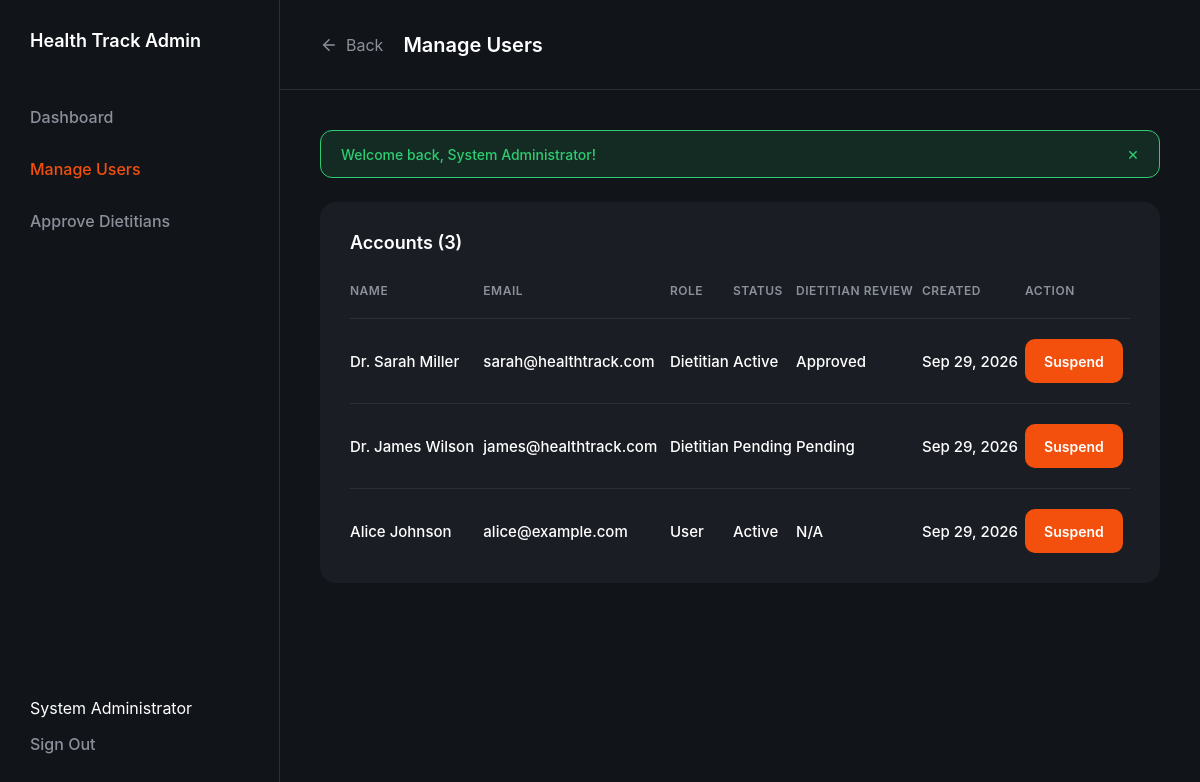
The page /admin/manage-users.php (signed in) on the database its author committed.
### tables this page shows
CREATE TABLE IF NOT EXISTS `users` (
    `id` INT AUTO_INCREMENT PRIMARY KEY,
    `name` VARCHAR(100) NOT NULL,
    `email` VARCHAR(150) NOT NULL UNIQUE,
    `password` VARCHAR(255) NOT NULL,
    `phone` VARCHAR(30) NULL,
    `role` ENUM('admin', 'dietitian', 'user') NOT NULL DEFAULT 'user',
    `status` ENUM('active', 'inactive', 'suspended', 'pending') NOT NULL DEFAULT 'active',
    `created_at` TIMESTAMP DEFAULT CURRENT_TIMESTAMP,
    `updated_at` TIMESTAMP DEFAULT CURRENT_TIMESTAMP ON UPDATE CURRENT_TIMESTAMP,
    INDEX `idx_role` (`role`),
    INDEX `idx_status` (`status`)
);

CREATE TABLE IF NOT EXISTS `dietitian_profiles` (
    `id` INT AUTO_INCREMENT PRIMARY KEY,
    `user_id` INT NOT NULL UNIQUE,
    `qualification` VARCHAR(255) NULL,
    `certification` VARCHAR(255) NULL,
    `experience` INT NULL DEFAULT 0,
    `specialization` VARCHAR(255) NULL,
    `approval_status` ENUM('pending', 'approved', 'rejected') NOT NULL DEFAULT 'pending',
    `rejection_reason` TEXT NULL,
    `created_at` TIMESTAMP DEFAULT CURRENT_TIMESTAMP,
    `updated_at` TIMESTAMP DEFAULT CURRENT_TIMESTAMP ON UPDATE CURRENT_TIMESTAMP,
    FOREIGN KEY (`user_id`) REFERENCES `users`(`id`) ON DELETE CASCADE
);

### includes/auth.php (called while the page is built, shortened)
<?php
require_once __DIR__ . '/functions.php';
function isLoggedIn(): bool {
    return isset($_SESSION['user_id']) && !empty($_SESSION['user_id']);
}
function getCurrentUser(): ?array {
    static $currentUser = null;
    if ($currentUser === null) {
        $pdo = getDBConnection();
        $stmt = $pdo->prepare("SELECT id, name, email, phone, role, status FROM users WHERE id = :id LIMIT 1");
        $stmt->execute(['id' => $_SESSION['user_id']]);
        $user = $stmt->fetch();
        $currentUser = $user;
    }
    return $currentUser;
}
function requireRole($allowedRoles): void {
    $user = getCurrentUser();
}

### admin/manage-users.php (the view, shortened to what this page needs)
<?php
require_once __DIR__ . '/../includes/auth.php';
requireRole('admin');
$currentUser = getCurrentUser();
$pdo = getDBConnection();
$users = $pdo->query(
    "SELECT u.id, u.name, u.email, u.role, u.status, u.created_at, d.approval_status
     FROM users u LEFT JOIN dietitian_profiles d ON d.user_id = u.id
     WHERE u.role <> 'admin' ORDER BY u.created_at DESC"
)->fetchAll();
?>
<!DOCTYPE html>
<html lang="en">
<head>
    <link rel="stylesheet" href="../dashboard.css">
</head>
<body>
    <div class="dashboard-layout">
        <aside class="sidebar">
            <div class="sidebar-header"><span class="logo-text-small">Health Track Admin</span></div>
            <nav class="sidebar-nav">
                <a href="dashboard.php" class="nav-link">Dashboard</a>
                <a href="manage-users.php" class="nav-link active">Manage Users</a>
                <a href="approve-dietitians.php" class="nav-link">Approve Dietitians</a>
            </nav>
            <div class="sidebar-footer"><div><?= e($currentUser['name']) ?></div><a href="../logout.php" class="nav-link sign-out">Sign Out</a></div>
        </aside>
        <main class="main-content">
            <header class="top-header"><?php renderBackButton('dashboard.php'); ?><h1 class="header-title">Manage Users</h1></header>
            <div class="content-wrapper">
                <div class="form-card">
                    <h2 class="card-title">Accounts (<?= count($users) ?>)</h2>
                    <div style="overflow-x:auto;"><table class="report-table">
                        <thead><tr><th>Name</th><th>Email</th><th>Role</th><th>Status</th><th>Dietitian review</th><th>Created</th><th>Action</th></tr></thead>
                        <tbody><?php foreach ($users as $user): ?>
                            <tr><td><?= e($user['name']) ?></td><td><?= e($user['email']) ?></td><td><?= e(ucfirst($user['role'])) ?></td>
                                <td><?= e(ucfirst($user['status'])) ?></td><td><?= e($user['approval_status'] ? ucfirst($user['approval_status']) : 'N/A') ?></td>
                                <td><?= e(date('M j, Y', strtotime($user['created_at']))) ?></td><td>
                                    <form method="post" action="manage-users.php">
                                        <?php if ($user['status'] === 'suspended'): ?>
                                            <button class="primary-btn" type="submit" name="status" value="active" <?= $user['role'] === 'dietitian' && $user['approval_status'] !== 'approved' ? 'disabled title="Application must be approved first"' : '' ?>>Activate</button>
                                        <?php else: ?>
                                            <button class="primary-btn" type="submit" name="status" value="suspended">Suspend</button>
                                        <?php endif; ?>
                                    </form>
                                </td>
                            </tr>
                        <?php endforeach; ?></tbody>
                    </table></div>
                </div>
            </div>
        </main>
    </div>
</body>
</html>

### dashboard.css (style rules this page uses)
* { margin: 0; padding: 0; box-sizing: border-box; font-family: 'Inter', sans-serif; }
:root { --bg-dark: #111419; --sidebar-bg: #111419; --card-bg: #1A1D24; --input-bg: #222731; --primary-orange: #f2500c; --text-light: #ffffff; --text-muted: #8c909a; --border-color: #2a2f3a; --sidebar-border: #2a2f3a; }
body { background-color: var(--bg-dark); color: var(--text-light); }
.dashboard-layout { display: flex; min-height: 100vh; }
.sidebar { width: 280px; background-color: var(--sidebar-bg); border-right: 1px solid var(--sidebar-border); display: flex; flex-direction: column; padding: 30px 0; }
.sidebar-header { padding: 0 30px; margin-bottom: 40px; }
.logo-text-small { font-size: 18px; font-weight: 600; color: var(--text-light); }
.sidebar-nav { display: flex; flex-direction: column; flex: 1; }
.nav-link { padding: 16px 30px; color: var(--text-muted); text-decoration: none; font-size: 16px; font-weight: 500; transition: all 0.2s; display: flex; align-items: center; gap: 12px; }
.nav-link.active { color: var(--primary-orange); }
.sidebar-footer { padding: 0 30px; }
.sign-out { padding: 16px 0; color: var(--text-muted); }
.main-content { flex: 1; display: flex; flex-direction: column; }
.top-header { height: 90px; display: flex; align-items: center; padding: 0 40px; border-bottom: 1px solid var(--sidebar-border); }
.header-title { font-size: 20px; font-weight: 600; }
.content-wrapper { padding: 40px; max-width: 1000px; }
.form-card { background-color: var(--card-bg); border-radius: 16px; padding: 30px; margin-bottom: 30px; }
.card-title { font-size: 18px; font-weight: 600; margin-bottom: 30px; }
.primary-btn { display: inline-flex; align-items: center; justify-content: center; min-height: 44px; padding: 10px 18px; background-color: var(--primary-orange); color: var(--text-light); border: 1px solid transparent; border-radius: 10px; font-size: 14px; font-weight: 600; cursor: pointer; transition: background-color 0.2s, border-color 0.2s; }
.report-table { width: 100%; border-collapse: collapse; text-align: left; }
.report-table th { color: var(--text-muted); font-size: 12px; font-weight: 600; text-transform: uppercase; letter-spacing: 0.5px; padding-bottom: 20px; border-bottom: 1px solid var(--sidebar-border); }
.report-table td { padding: 20px 0; font-size: 15px; font-weight: 500; color: var(--text-light); border-bottom: 1px solid var(--sidebar-border); }
.report-table tr:last-child td { border-bottom: none; padding-bottom: 0; }

### rows shown on the page
users: name "System Administrator"
dietitian_profiles: user.name "Dr. Sarah Miller", user.email "sarah@healthtrack.com", user.role "Dietitian", user.status "Active", approval_status "Approved", user.created_at "Sep 29, 2026"
dietitian_profiles: user.name "Dr. James Wilson", user.email "james@healthtrack.com", user.role "Dietitian", user.status "Pending", approval_status "Pending", user.created_at "Sep 29, 2026"
users: name "Alice Johnson", email "alice@example.com", role "User", status "Active", approval_status "N/A", created_at "Sep 29, 2026", shows "Suspend"

### other values the page prints
$message "Welcome back, System Administrator!"
count($users) "3"
